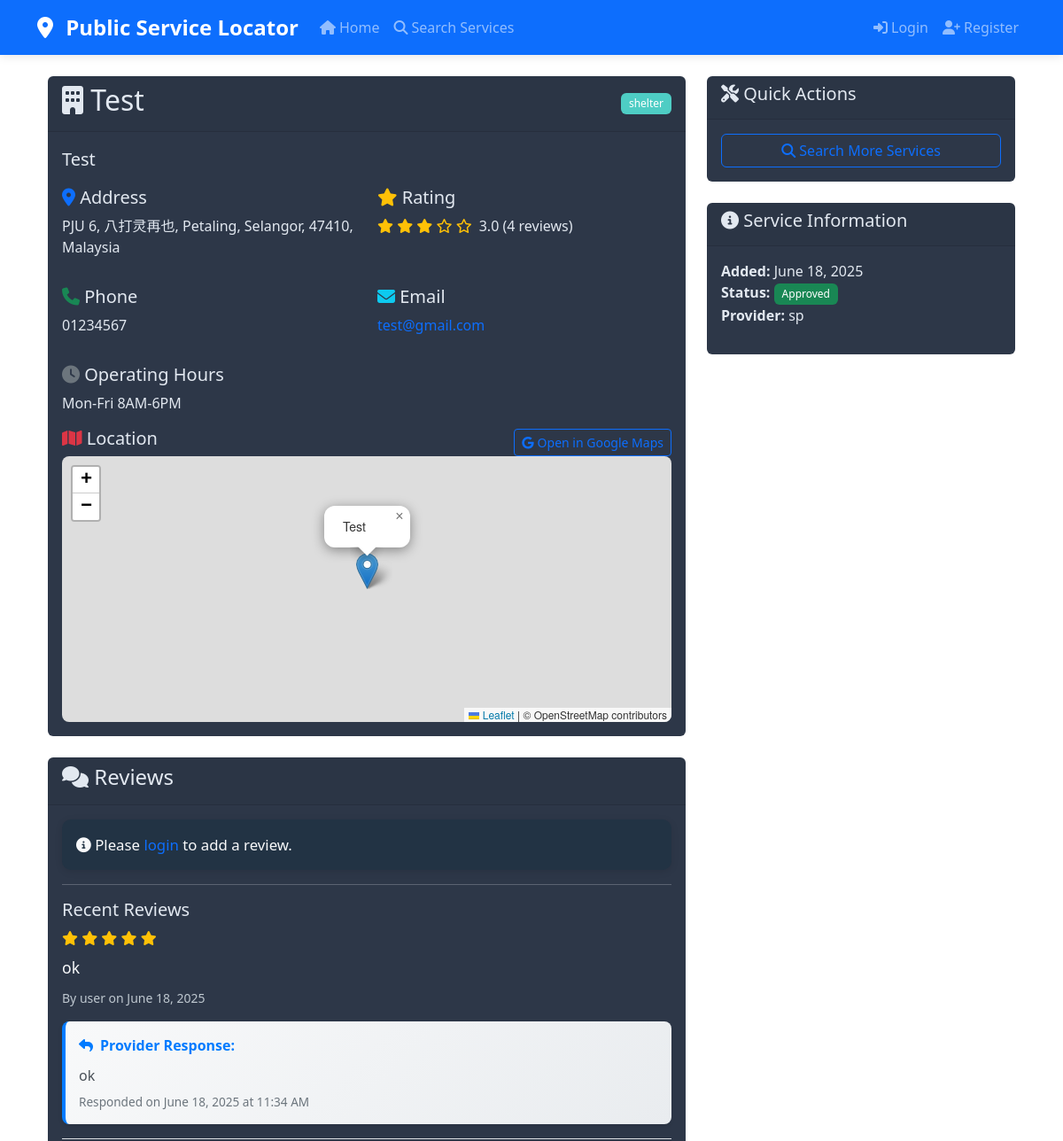
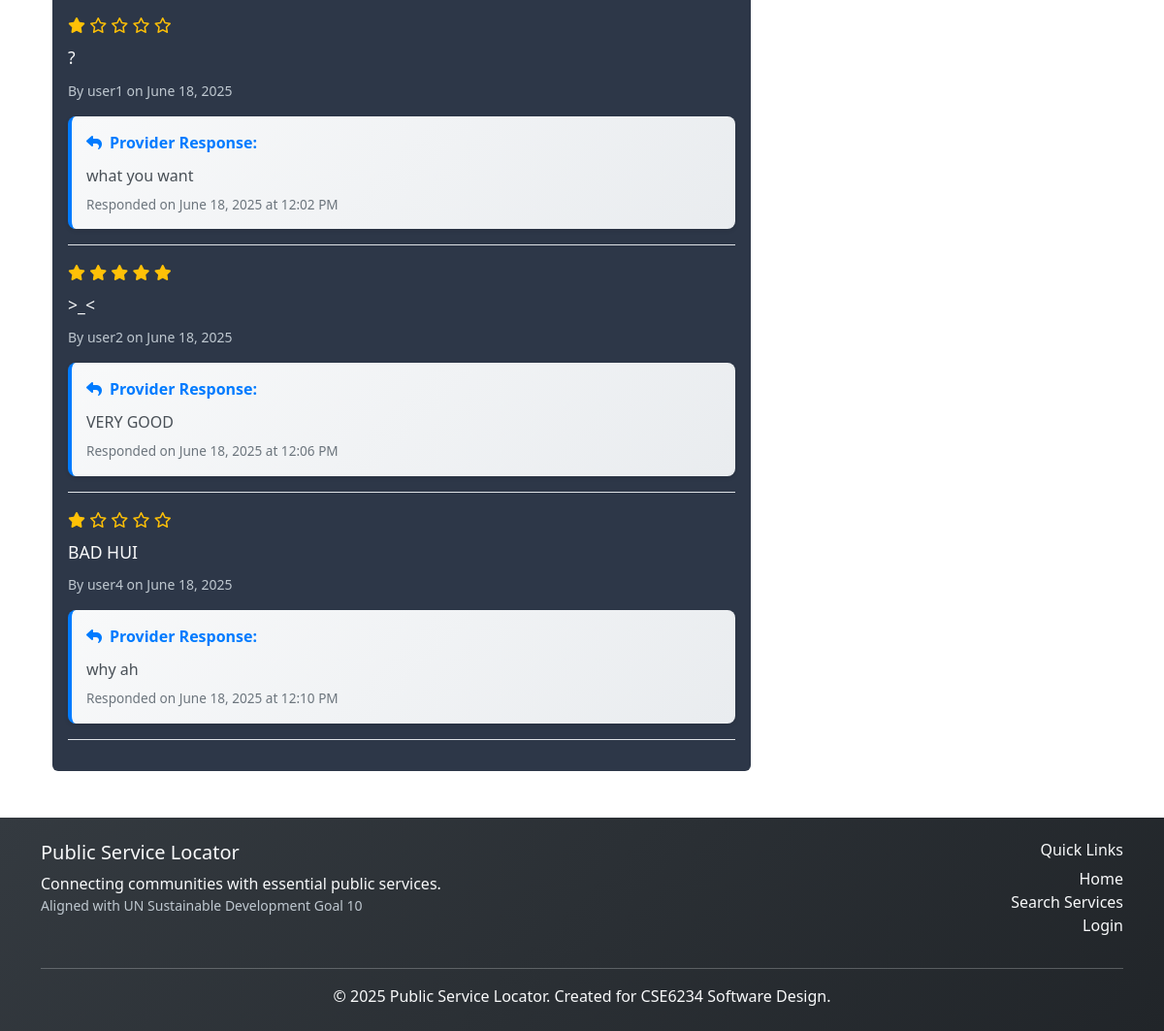
Screenshot of /service/6 with the database file from the repository (2 pictures, top to bottom).
### app.py (models this page shows, shortened)
class ServiceModel(db.Model):
    id = db.Column(db.Integer, primary_key=True)
    name = db.Column(db.String(100), nullable=False)
    category = db.Column(db.String(50), nullable=False)
    description = db.Column(db.Text)
    address = db.Column(db.String(200), nullable=False)
    latitude = db.Column(db.Float)
    longitude = db.Column(db.Float)
    phone = db.Column(db.String(20))
    email = db.Column(db.String(120))
    hours = db.Column(db.String(200))
    rating = db.Column(db.Float, default=0.0)
    provider_id = db.Column(db.Integer, db.ForeignKey('user.id'))
    is_approved = db.Column(db.Boolean, default=False)
    is_rejected = db.Column(db.Boolean, default=False)
    is_held = db.Column(db.Boolean, default=False)  # New field for hold status
    rejection_reason = db.Column(db.Text)
    hold_reason = db.Column(db.Text)  # New field for hold reason
    held_by = db.Column(db.Integer, db.ForeignKey('user.id'))  # Admin who placed the hold
    held_at = db.Column(db.DateTime)  # When the hold was placed
    rejected_at = db.Column(db.DateTime)
    created_at = db.Column(db.DateTime, default=datetime.utcnow)
    provider = db.relationship('User', foreign_keys=[provider_id], backref='services')
    hold_admin = db.relationship('User', foreign_keys=[held_by], backref='held_services')

class Review(db.Model):
    id = db.Column(db.Integer, primary_key=True)
    service_id = db.Column(db.Integer, db.ForeignKey('service_model.id'))
    user_id = db.Column(db.Integer, db.ForeignKey('user.id'))
    rating = db.Column(db.Integer, nullable=False)
    comment = db.Column(db.Text)
    provider_response = db.Column(db.Text)  # New field for provider responses
    response_date = db.Column(db.DateTime)  # When the response was added
    created_at = db.Column(db.DateTime, default=datetime.utcnow)
    service = db.relationship('ServiceModel', backref='reviews')
    user = db.relationship('User', backref='reviews')

class User(db.Model, UserMixin):
    id = db.Column(db.Integer, primary_key=True)
    username = db.Column(db.String(80), unique=True, nullable=False)
    email = db.Column(db.String(120), unique=True, nullable=False)
    password_hash = db.Column(db.String(120), nullable=False)
    role = db.Column(db.String(20), nullable=False)  # general, provider, admin
    created_at = db.Column(db.DateTime, default=datetime.utcnow)

### app.py (the view, shortened to what this page needs)
@app.route('/service/<int:service_id>')
def service_detail(service_id):
    service = ServiceModel.query.get_or_404(service_id)
    reviews = Review.query.filter_by(service_id=service_id).all()
    return render_template('service_detail.html', service=service, reviews=reviews)

### templates/service_detail.html (shortened to what this page needs)
{% extends "base.html" %}
{% block content %}
<div class="container mt-4">
    <div class="row">
        <div class="col-md-8">
            <div class="card mb-4" id="service-details">
                <div class="card-header">
                    <div class="d-flex justify-content-between align-items-center">
                        <h2><i class="fas fa-building"></i> {{ service.name }}</h2>
                        <span class="badge" style="background-color: {{ '#FF6B6B' if service.category == 'food bank' else '#4ECDC4' if service.category == 'shelter' else '#45B7D1' if service.category == 'clinic' else '#96CEB4' if service.category == 'recycling center' else '#FFEAA7' if service.category == 'education' else '#DDA0DD' if service.category == 'employment' else '#FDCB6E' if service.category == 'transportation' else '#A8A8A8' }}; color: {{ 'white' if service.category in ['food bank', 'shelter', 'clinic', 'recycling center', 'employment'] else 'black' }};">{{ service.category }}</span>
                    </div>
                </div>
                <div class="card-body">
                    {% if service.description %}
                        <p class="lead">{{ service.description }}</p>
                    {% endif %}
                    <div class="row">
                        <div class="col-md-6">
                            <h5><i class="fas fa-map-marker-alt text-primary"></i> Address</h5>
                            <p>{{ service.address }}</p>
                        </div>
                        <div class="col-md-6">
                            <h5><i class="fas fa-star text-warning"></i> Rating</h5>
                            {% if service.rating %}
                                <div class="d-flex align-items-center">
                                    <span class="text-warning">
                                        {% for i in range(service.rating|int) %}
                                            <i class="fas fa-star"></i>
                                        {% endfor %}
                                        {% for i in range(5 - service.rating|int) %}
                                            <i class="far fa-star"></i>
                                        {% endfor %}
                                    </span>
                                    <span class="ms-2">{{ "%.1f"|format(service.rating) }} ({{ reviews|length }} reviews)</span>
                                </div>
                            {% else %}
                                <span class="text-muted">No ratings yet</span>
                            {% endif %}
                        </div>
                    </div>
                    {% if service.phone or service.email %}
                        <div class="row mt-3">
                            {% if service.phone %}
                                <div class="col-md-6">
                                    <h5><i class="fas fa-phone text-success"></i> Phone</h5>
                                    <p>{{ service.phone }}</p>
                                </div>
                            {% endif %}
                            {% if service.email %}
                                <div class="col-md-6">
                                    <h5><i class="fas fa-envelope text-info"></i> Email</h5>
                                    <p><a href="mailto:{{ service.email }}">{{ service.email }}</a></p>
                                </div>
                            {% endif %}
                        </div>
                    {% endif %}
                    {% if service.hours %}
                        <div class="mt-3">
                            <h5><i class="fas fa-clock text-secondary"></i> Operating Hours</h5>
                            <p>{{ service.hours }}</p>
                        </div>
                    {% endif %}
                    {% if service.latitude and service.longitude %}
                        <div class="mt-3">
                            <div class="d-flex justify-content-between align-items-center">
                                <h5><i class="fas fa-map text-danger"></i> Location</h5>
                                <div>
                                    <a href="https://www.google.com/maps/search/?api=1&query={{ service.latitude }},{{ service.longitude }}"
                                       class="btn btn-sm btn-outline-primary"
                                       target="_blank"
                                       title="Open in Google Maps">
                                        <i class="fab fa-google me-1"></i>Open in Google Maps
                                    </a>
                                </div>
                            </div>
                            <div id="map" style="height: 300px; width: 100%; border-radius: 8px;"></div>
                        </div>
                    {% endif %}
                </div>
            </div>
            <div class="card" id="reviews-section">
                <div class="card-header">
                    <h4><i class="fas fa-comments"></i> Reviews</h4>
                </div>
                <div class="card-body">
                    {% if current_user.is_authenticated and current_user.role == 'general' %}
                        <div class="mb-4">
                            <h5>Add a Review</h5>
                            <form method="POST" action="{{ url_for('add_review', service_id=service.id) }}">
                                <div class="row">
                                    <div class="col-md-6 mb-3">
                                        <label class="form-label">Rating</label>
                                        <div id="starRating" class="mb-2">
                                            {% for i in range(1, 6) %}
                                                <i class="fa-star fa-2x star-rating-icon far" data-value="{{ i }}" style="cursor:pointer; color: #ffc107;"></i>
                                            {% endfor %}
                                        </div>
                                        <input type="hidden" name="rating" id="rating" required>
                                    </div>
                                </div>
                                <div class="mb-3">
                                    <label for="comment" class="form-label">Comment</label>
                                    <textarea class="form-control" id="comment" name="comment" rows="3"
                                              placeholder="Share your experience..."></textarea>
                                </div>
                                <button type="submit" class="btn btn-primary">
                                    <i class="fas fa-paper-plane"></i> Submit Review
                                </button>
                            </form>
                        </div>
                    {% elif current_user.is_authenticated %}
                        <div class="alert alert-info">
                            <i class="fas fa-info-circle"></i>
                            Only general users can add reviews.
                        </div>
                    {% else %}
                        <div class="alert alert-info">
                            <i class="fas fa-info-circle"></i>
                            Please <a href="{{ url_for('login') }}">login</a> to add a review.
                        </div>
                    {% endif %}
                    <hr>
                    {% if reviews %}
                        <h5>Recent Reviews</h5>
                        {% for review in reviews %}
                            <div class="border-bottom pb-3 mb-3" id="review-{{ review.id }}">
                                <div class="d-flex justify-content-between align-items-start">
                                    <div class="flex-grow-1">
                                        <div class="text-warning mb-2">
                                            {% for i in range(review.rating) %}
                                                <i class="fas fa-star"></i>
                                            {% endfor %}
                                            {% for i in range(5 - review.rating) %}
                                                <i class="far fa-star"></i>
                                            {% endfor %}
                                        </div>
                                        <p class="mb-2 review-comment">{{ review.comment }}</p>
                                        <small class="text-muted">
                                            By {{ review.user.username }} on {{ review.created_at.strftime('%B %d, %Y') }}
                                        </small>
                                        {% if review.provider_response %}
                                            <div class="provider-response">
                                                <div class="response-header">
                                                    <i class="fas fa-reply me-2"></i>
                                                    <strong>Provider Response:</strong>
                                                </div>
                                                <div id="response-content-{{ review.id }}" class="response-content">{{ review.provider_response }}</div>
                                                <div class="response-date">
                                                    Responded on {{ review.response_date.strftime('%B %d, %Y at %I:%M %p') }}
                                                </div>
                                            </div>
                                        {% endif %}
                                    </div>
                                </div>
                            </div>
                        {% endfor %}
                    {% else %}
                        <div class="text-center py-4">
                            <i class="fas fa-comment-slash fa-3x text-muted mb-3"></i>
                            <h5 class="text-muted">No reviews yet</h5>
                            <p class="text-muted">Be the first to review this service!</p>
                        </div>
                    {% endif %}
                </div>
            </div>
        </div>
        <div class="col-md-4">
            <div class="card mb-4">
                <div class="card-header">
                    <h5><i class="fas fa-tools"></i> Quick Actions</h5>
                </div>
                <div class="card-body">
                    <div class="d-grid gap-2">
                        <a href="{{ url_for('search') }}" class="btn btn-outline-primary">
                            <i class="fas fa-search"></i> Search More Services
                        </a>
                    </div>
                </div>
            </div>
            <div class="card">
                <div class="card-header">
                    <h5><i class="fas fa-info-circle"></i> Service Information</h5>
                </div>
                <div class="card-body">
                    <ul class="list-unstyled">
                        <li><strong>Added:</strong> {{ service.created_at.strftime('%B %d, %Y') }}</li>
                        <li><strong>Status:</strong>
                            {% if service.is_held %}
                                <span class="badge bg-warning">On Hold</span>
                            {% elif service.is_approved %}
                                <span class="badge bg-success">Approved</span>
                            {% elif service.is_rejected %}
                                <span class="badge bg-danger">Rejected</span>
                            {% else %}
                                <span class="badge bg-warning">Pending Approval</span>
                            {% endif %}
                        </li>
                        {% if service.provider %}
                            <li><strong>Provider:</strong> {{ service.provider.username }}</li>
                        {% endif %}
                    </ul>
                </div>
            </div>
        </div>
    </div>
</div>
{% endblock %}

### rows the page displays
ServiceModel: name "Test", category "shelter", description "Test", address "PJU 6, 八打灵再也, Petaling, Selangor, 47410, Malaysia", rating "3.0", phone "01234567", email "test@gmail.com", hours "Mon-Fri 8AM-6PM", created_at "June 18, 2025"
Review: rating 5 (drawn), comment "ok", user.username "user", created_at "June 18, 2025", provider_response "ok", response_date "June 18, 2025 at 11:34 AM"
Review: rating 1 (drawn), comment "?", user.username "user1", created_at "June 18, 2025", provider_response "what you want", response_date "June 18, 2025 at 12:02 PM"
Review: rating 5 (drawn), comment ">_<", user.username "user2", created_at "June 18, 2025", provider_response "VERY GOOD", response_date "June 18, 2025 at 12:06 PM"
Review: rating 1 (drawn), comment "BAD HUI", user.username "user4", created_at "June 18, 2025", provider_response "why ah", response_date "June 18, 2025 at 12:10 PM"
User: provider.username "sp"

### other values shown
{{ reviews|length }} "4"
